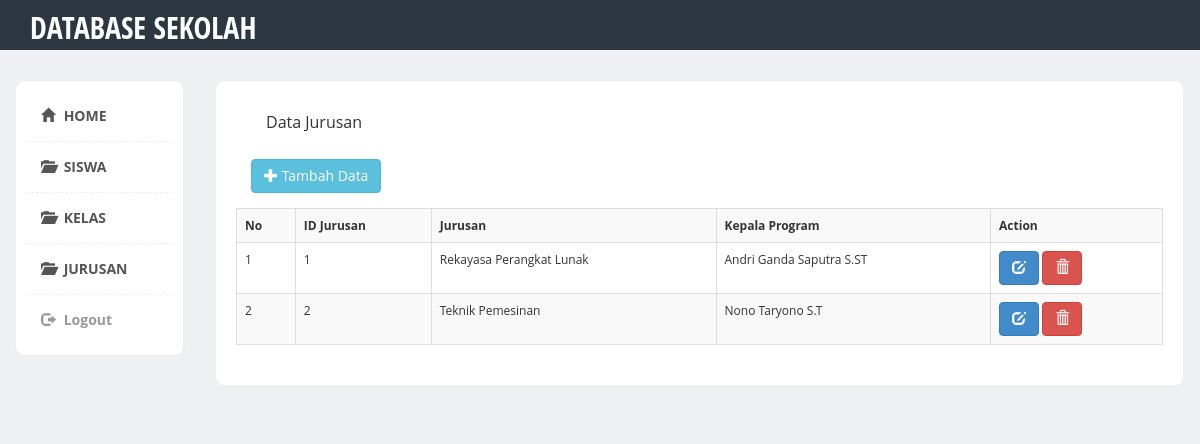
/jur.php (signed in), run on the app's committed database.
### tables this page shows
CREATE TABLE `jurusan` (
  `id_jur` int(10) NOT NULL,
  `nm_jur` varchar(50) NOT NULL,
  `kaprog` varchar(30) NOT NULL
);

### jur.php (the view, shortened to what this page needs)
 ?><!DOCTYPE html>
<html>
    <head>
            <link href="assets/css/bootstrap.min.css" rel="stylesheet">
            <link href="assets/css/styles.css" rel="stylesheet">
    </head>
<body>
<div class="header">
	<div class="container">
	    <div class="row">
	        <div class="col-md-5">
	            <div class="logo">
	                <h1><a href="dashboard.php">DATABASE SEKOLAH</a></h1>
	            </div>
            </div>
	    </div>
	</div>
</div>
<div class="page-content">
    <div class="row">
		<div class="col-md-2">
		<div class="sidebar content-box" style="display: block;">
            <ul class="nav">
            <li class="current"><a href="dashboard.php"><i class="glyphicon glyphicon-home"></i> HOME</a></li>
            <li class="current"><a href="siswa.php"><i class="glyphicon glyphicon-folder-open"></i> SISWA</a></li>
            <li class="current"><a href="kelas.php"><i class="glyphicon glyphicon-folder-open"></i> KELAS</a></li>
            <li class="current"><a href="jur.php"><i class="glyphicon glyphicon-folder-open"></i> JURUSAN</a></li>
            <li><a href="login/logout.php"><i class="glyphicon glyphicon-log-out"></i> Logout</a></li>
            </ul>
        </div>
        </div>
    <div class="col-md-10">
        <div class="row">
            <div class="col-md-12">
            <div class="content-box-large">
  				<div class="panel-heading">
                    <div class="panel-title">Data Jurusan</div>
				</div>
                <div class="panel-body">
                <a href= create-jur.php class="btn btn-info"><i class="glyphicon glyphicon-plus"></i> Tambah Data </a>
                </div>
                <div class="table-responsive">
  				    <table cellpadding="0" cellspacing="0" border="0" class="table table-striped table-bordered">
                        <tr>
                            <th>No</th>
                            <th>ID Jurusan</th>
                            <th>Jurusan</th>
                            <th>Kepala Program</th>
                            <th>Action</th>
                        </tr>
                            <?php
                            include 'koneksi.php';
                            $no=1;
                            $sql = 'SELECT * FROM jurusan';
                            $query = mysqli_query($koneksi,$sql);
                            while ($row = mysqli_fetch_array($query)){ ?>
                            <tr>
                                <td><?php echo $no++;?> </td>
                                <td><?php echo $row['id_jur'];?> </td>
                                <td><?php echo $row['nm_jur'];?> </td>
                                <td><?php echo $row['kaprog'];?> </td>
                                <td>
                                <a href=edit-jur.php?id_jur=<?php echo $row['id_jur'];?> class="btn btn-primary"><i class="glyphicon glyphicon-edit"></i></a>
                                    <a href=crud/del-jur.php?id_jur=<?php echo $row['id_jur'];?> class="btn btn-danger"> <i class="glyphicon glyphicon-trash"></i></a>
                                </td>
                            </tr>
                            <?php }?>
                    </table>
                </div>
            </div>
            </div>
        </div>
    </div>
    </div>
</div>
</body>
</html>

### assets/css/styles.css (style rules this page uses)
body { font-family: 'Open Sans', sans-serif; background-color: #f7f7f7; position: relative; margin: 0px; font-size: 12px; padding: 0px; }
.page-content>.row { margin-left: 0px !important; margin-right: 0px !important; margin-top: 30px; }
.header { height: 50px; background-color: #2c3742; }
.header .logo h1 { font-size: 30px; margin: 0px; padding: 10px 0px; }
.header .logo h1 a { color: #fff; font-family: 'Open Sans Condensed', sans-serif; }
.content-box, .content-box-large { margin-bottom: 30px; background: #fff; border-radius: 10px; padding: 10px; border-left: 1px solid #eee; border-top: 1px solid #eee; border-right: 2px solid #eee; border-bottom: 2px solid #eee; }
.content-box-large { padding: 20px; }
.sidebar ul.nav, .sidebar ul.nav ul { list-style: none; padding: 0px; margin: 0px; }
.sidebar .nav>li { margin: 0; border-bottom: 1px dashed #eee; }
.sidebar .nav>li:last-child { border-bottom: 0px; }
.sidebar .nav>li>a { font-size: 14px; line-height: 20px; padding: 15px 15px; color: #999; display: block; font-weight: bold; background: none; text-decoration: none; border-top: 0px; font-weight: bold; }
.sidebar .nav>li>a>i { margin-right: 5px; }
.sidebar .nav li a:hover, .sidebar .nav li.current>a { background: #fff; color: #555; border-bottom: 0px; }
body { background-color: #eff0f3; }
.panel-heading>.panel-title, .content-box-header .panel-title { float: left; padding: 10px 15px; padding-top: 0px; }
.panel-body { clear: both; }

### data on the page
jurusan: id_jur "1", nm_jur "Rekayasa Perangkat Lunak", kaprog "Andri Ganda Saputra S.ST"
jurusan: id_jur "2", nm_jur "Teknik Pemesinan", kaprog "Nono Taryono S.T"
